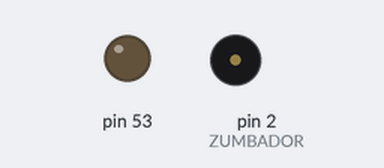
Recording of a sketch running on a simulated Arduino Mega 2560, built with avr-gcc and run on an emulated ATmega2560. Shown: output pins drawn as LEDs (lit = HIGH), buzzer (waves = sounding, pin HIGH). Storage starts empty; what the sketch prints to the serial monitor is not drawn.

Above: at 0.2 s.
Timing chart, 0 to 1.7 s (numbered marks = the images above):
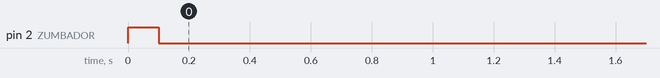

The sketch:

prueba_paquetiza_archivo.ino
```cpp
// este firm es para probar la lectura y paquetización del archivo, mostrándolo por la terminal serie

#include <SPI.h>
#include <SD.h>

//const int chipSelect = 10;
#define SD_CS             10        // alias del pin conectado a CS de la SD
#define ZUMBADOR          2

char data[32];
int i;


void setup(){

// esta línea por recomendaciones leídas en la web
  pinMode(53,OUTPUT);

  // testigo de arranque
  pinMode(ZUMBADOR, OUTPUT);
  digitalWrite(ZUMBADOR,HIGH);
  delay(100);
  digitalWrite(ZUMBADOR,LOW);

  Serial.begin(9600);
  Serial.println(F("Enviador de archivo via nRF"));

  //pin CS a la SD definido como salida
  pinMode(SD_CS,OUTPUT);
  // initializar SPI
  SPI.begin();

  //Inicializar SD
  if (!SD.begin(SD_CS)) {
    Serial.println("Card failed, or not present");
    // don't do anything more:
    return;
  }


//  // Setup and configure radio
//
//Serial.println(F("conf nRF"));
//
//  radio.begin();
//
//  radio.setPALevel(RF24_PA_LOW);                //SOLO POR LAS PRUEBAS!!!!!!!!!!!!!!!!!!!!!!!!!!!!!!!!!
//  radio.enableAckPayload();                     // Allow optional ack payloads
//  radio.enableDynamicPayloads();                // Ack payloads are dynamic payloads
//
//  if(radioNumber){
//    radio.openWritingPipe(addresses[1]);        // Both radios listen on the same pipes by default, but opposite addresses
//    radio.openReadingPipe(1,addresses[0]);      // Open a reading pipe on address 0, pipe 1
//  }else{
//    radio.openWritingPipe(addresses[0]);
//    radio.openReadingPipe(1,addresses[1]);
//  }
//  radio.startListening();                       // Start listening
//
//  radio.writeAckPayload(1,&counter,1);          // Pre-load an ack-paylod into the FIFO buffer for pipe 1
//  radio.printDetails();
//
//
//Serial.println(F("terminó conf nRF"));


          // abrir archivo
          File dataFile = SD.open("TRAMAS.txt");
          if (dataFile) {                                        // si se pudo abrir el archivo
             while (dataFile.available()) {                      // mientras no se haya llegado al final
                for (i = 0; i < 32; i = i + 1) {
                    data[i] = dataFile.read();                   // cargar arreglo de 32 bytes a enviar
                    }
                for (i = 0; i < 32; i = i + 1) {
                   Serial.print(data[i]);                       //mostrar por pantalla
                }
          }
          dataFile.close();
          }
}


void loop() {

}
```
